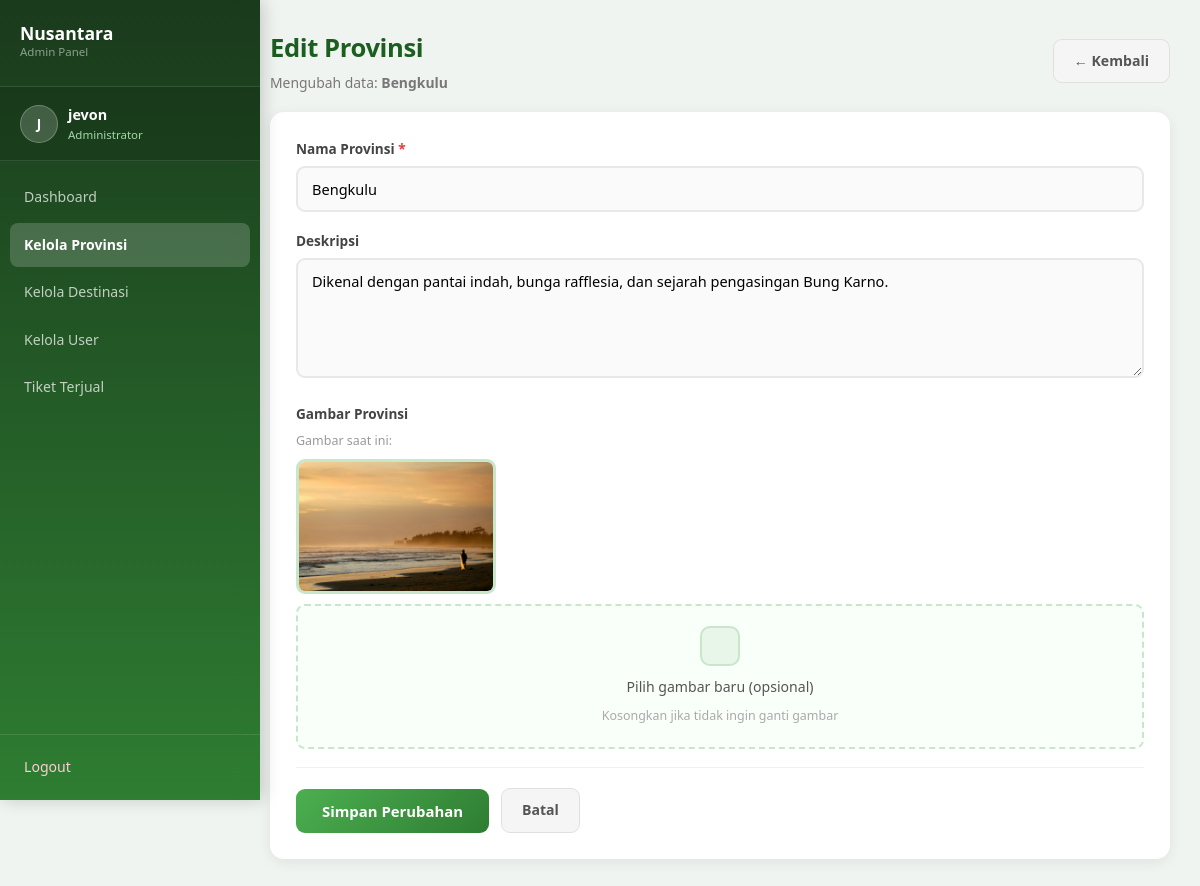
The app's page /admin/provinsi_edit.php?id=29 (signed in) with its own data.
### tables this page shows
CREATE TABLE `provinsi` (
  `id` int(11) NOT NULL,
  `nama_provinsi` varchar(100) NOT NULL,
  `pulau` varchar(100) DEFAULT NULL,
  `ibu_kota` varchar(100) DEFAULT NULL,
  `populasi` varchar(50) DEFAULT NULL,
  `deskripsi` text DEFAULT NULL,
  `gambar` varchar(255) DEFAULT NULL,
  `highlight` varchar(255) DEFAULT NULL,
  `created_at` timestamp NOT NULL DEFAULT current_timestamp()
);

### admin/provinsi_edit.php (the view, shortened to what this page needs)
<?php
require_once '../koneksi.php';
$id = isset($_GET['id']) ? (int)$_GET['id'] : 0;
$q = mysqli_query($koneksi, "SELECT * FROM provinsi WHERE id = $id");
$provinsi = mysqli_fetch_assoc($q);
?>
<!DOCTYPE html>
<html lang="id">
<head>
    <link rel="stylesheet" href="assets/css/admin.css">
</head>
<body class="admin-body">
    <?php require_once '_sidebar.php'; ?>
    <div class="page-header">
        <div>
            <h1 class="page-title">Edit Provinsi</h1>
            <p class="page-sub">Mengubah data: <strong><?= htmlspecialchars($provinsi['nama_provinsi']) ?></strong></p>
        </div>
        <a href="provinsi.php" class="btn-secondary">&larr; Kembali</a>
    </div>
    <div class="admin-card">
        <form method="POST" action="provinsi_edit.php?id=<?= $id ?>" enctype="multipart/form-data" class="admin-form">
            <div class="form-group">
                <label>Nama Provinsi <span class="required">*</span></label>
                <input type="text" name="nama_provinsi" required value="<?= htmlspecialchars($provinsi['nama_provinsi']) ?>">
            </div>
            <div class="form-group">
                <label>Deskripsi</label>
                <textarea name="deskripsi" rows="4"><?= htmlspecialchars($provinsi['deskripsi'] ?? '') ?></textarea>
            </div>
            <div class="form-group">
                <label>Gambar Provinsi</label>
                <?php if (!empty($provinsi['gambar']) && file_exists('../uploads/' . $provinsi['gambar'])): ?>
                    <div class="current-image">
                        <small class="form-hint">Gambar saat ini:</small>
                        <img src="../uploads/<?= htmlspecialchars($provinsi['gambar']) ?>" class="current-img-preview" alt="Gambar saat ini">
                    </div>
                <?php endif; ?>
                <div class="upload-area" style="margin-top: 10px;">
                    <div class="upload-placeholder" id="uploadPlaceholder">
                        <div class="upload-icon-box"></div>
                        <p>Pilih gambar baru (opsional)</p>
                        <small>Kosongkan jika tidak ingin ganti gambar</small>
                    </div>
                </div>
            </div>
            <div class="form-actions">
                <button type="submit" class="btn-submit">Simpan Perubahan</button>
                <a href="provinsi.php" class="btn-secondary">Batal</a>
            </div>
        </form>
    </div>
    </main>
    </div>
</body>
</html>

### admin/assets/css/admin.css (style rules this page uses)
*, *::before, *::after { box-sizing: border-box; margin: 0; padding: 0; }
body { font-family: 'Segoe UI', Tahoma, Geneva, Verdana, sans-serif; line-height: 1.6; }
.admin-body { background: #f0f4f0; min-height: 100vh; }
.page-header { display: flex; justify-content: space-between; align-items: center; margin-bottom: 18px; flex-wrap: wrap; gap: 12px; }
.page-title { font-size: 1.6rem; color: #1b5e20; font-weight: 800; margin-bottom: 3px; letter-spacing: -0.4px; }
.page-sub { color: #777; font-size: 0.87rem; }
.admin-card { background: white; border-radius: 14px; box-shadow: 0 3px 14px rgba(0,0,0,0.07); overflow: hidden; margin-bottom: 22px; }
.btn-secondary { background: #f5f5f5; color: #555; padding: 10px 20px; border-radius: 9px; font-weight: 600; font-size: 0.88rem; transition: background 0.2s; text-decoration: none; display: inline-block; border: 1px solid #e0e0e0; cursor: pointer; }
.admin-form { padding: 26px; }
.admin-form .form-group, .form-group { margin-bottom: 18px; }
.admin-form .form-group label, .form-group label { display: block; font-size: 0.85rem; font-weight: 600; color: #444; margin-bottom: 6px; }
.admin-form .form-group input, .admin-form .form-group textarea, .admin-form .form-group select, .form-group input, .form-group textarea, .form-group select { width: 100%; padding: 11px 14px; border: 2px solid #e8e8e8; border-radius: 9px; font-size: 0.91rem; transition: border-color 0.2s, box-shadow 0.2s; outline: none; background: #fafafa; font-family: inherit; }
.admin-form textarea, .form-group textarea { resize: vertical; min-height: 120px; }
.required { color: #e53935; }
.form-hint { color: #999; font-size: 0.78rem; margin-top: 4px; display: block; }
.upload-area { border: 2px dashed #c8e6c9; border-radius: 9px; padding: 20px; text-align: center; background: #f9fff9; cursor: pointer; transition: border-color 0.2s, background 0.2s; position: relative; }
.upload-placeholder .upload-icon-box { width: 40px; height: 40px; background: #e8f5e9; border-radius: 10px; margin: 0 auto 10px; border: 2px solid #c8e6c9; }
.upload-placeholder p { color: #555; font-size: 0.88rem; margin-bottom: 3px; }
.upload-placeholder small { color: #aaa; font-size: 0.78rem; }
.current-img-preview { max-width: 200px; max-height: 150px; border-radius: 9px; border: 3px solid #c8e6c9; display: block; margin-top: 8px; object-fit: cover; }
.current-image { margin-bottom: 10px; }
.form-actions { display: flex; gap: 12px; align-items: center; margin-top: 8px; padding-top: 20px; border-top: 1px solid #f0f0f0; }
.btn-submit { background: linear-gradient(135deg, #4CAF50, #2e7d32); color: white; border: none; padding: 12px 26px; border-radius: 9px; font-size: 0.93rem; font-weight: 700; cursor: pointer; transition: transform 0.2s, box-shadow 0.2s; font-family: inherit; }

### records on screen
provinsi: nama_provinsi "Bengkulu", deskripsi "Dikenal dengan pantai indah, bunga rafflesia, dan sejarah pengasingan Bung Karno.", gambar (picture)

### other values on screen
substr($_SESSION['admin_username'], 0, 1) "J"
$_SESSION['admin_username'] "jevon"
